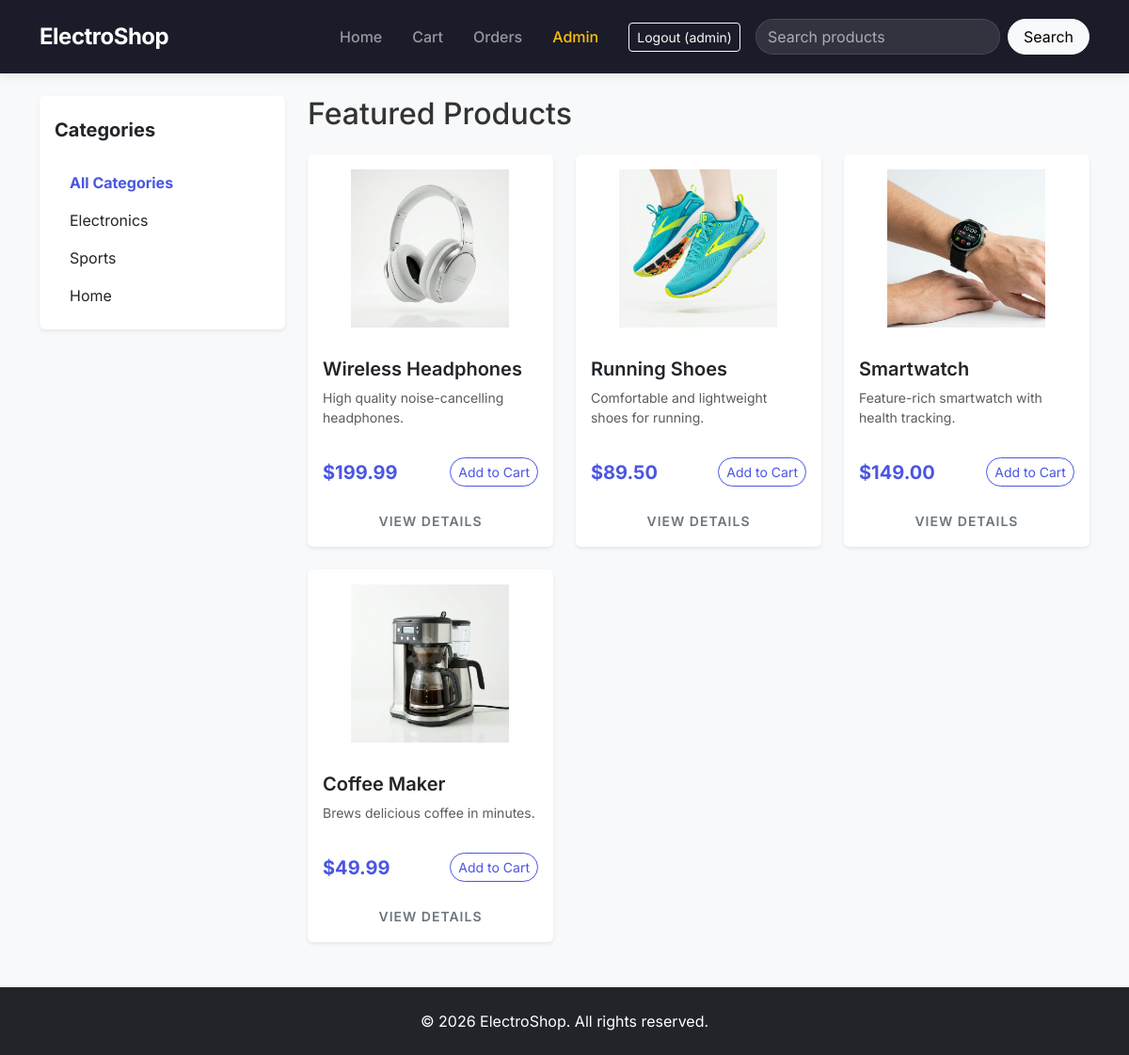
Screenshot of / (signed in) with the database file from the repository.
### models.py (models this page shows)
class User(UserMixin, db.Model):
    id = db.Column(db.Integer, primary_key=True)
    username = db.Column(db.String(150), unique=True, nullable=False)
    email = db.Column(db.String(150), unique=True, nullable=False)
    password = db.Column(db.String(256), nullable=False)
    is_admin = db.Column(db.Boolean, default=False)
    orders = db.relationship('Order', backref='customer', lazy=True)

class Product(db.Model):
    id = db.Column(db.Integer, primary_key=True)
    name = db.Column(db.String(150), nullable=False)
    description = db.Column(db.Text, nullable=False)
    price = db.Column(db.Float, nullable=False)
    image = db.Column(db.String(150), nullable=True, default='default.jpg')
    category = db.Column(db.String(100), nullable=True)

### app.py (the view)
@app.route('/')
def index():
    query = request.args.get('query')
    category = request.args.get('category')
    if query:
        products = Product.query.filter(Product.name.ilike(f'%{query}%')).all()
    elif category:
        products = Product.query.filter_by(category=category).all()
    else:
        products = Product.query.all()
    categories = [cat[0] for cat in db.session.query(Product.category).distinct() if cat[0]]
    return render_template('index.html', products=products, categories=categories, current_category=category)

### app.py (called while the page is built)
@login_manager.user_loader
def load_user(user_id):
    return db.session.get(User, int(user_id))

### templates/index.html
{% extends 'base.html' %}
{% block content %}
<div class="row">
    <div class="col-md-3 mb-4">
        <div class="card border-0 shadow-sm sticky-top" style="top: 80px;">
            <div class="card-header bg-white border-0 pt-4 pb-0">
                <h5 class="fw-bold">Categories</h5>
            </div>
            <div class="card-body">
                <ul class="list-group list-group-flush categories-list">
                    <a href="{{ url_for('index') }}" class="list-group-item list-group-item-action border-0 {% if not current_category %}fw-bold text-primary{% endif %}">All Categories</a>
                    {% for cat in categories %}
                    <a href="{{ url_for('index', category=cat) }}" class="list-group-item list-group-item-action border-0 {% if current_category == cat %}fw-bold text-primary{% endif %}">{{ cat }}</a>
                    {% endfor %}
                </ul>
            </div>
        </div>
    </div>
    <div class="col-md-9">
        <h2 class="mb-4">
            {% if current_category %}
                {{ current_category }} Products
            {% elif request.args.get('query') %}
                Search Results for "{{ request.args.get('query') }}"
            {% else %}
                Featured Products
            {% endif %}
        </h2>
        <div class="row row-cols-1 row-cols-md-2 row-cols-lg-3 g-4">
            {% for product in products %}
            <div class="col">
                <div class="card h-100 border-0 shadow-sm product-card">
                    <img src="{{ url_for('static', filename='images/' + product.image) }}" class="card-img-top p-3 product-image" alt="{{ product.name }}" onerror="this.src='https://via.placeholder.com/300?text=No+Image';">
                    <div class="card-body d-flex flex-column">
                        <h5 class="card-title fw-semibold">{{ product.name }}</h5>
                        <p class="card-text text-muted small flex-grow-1">{{ product.description|truncate(80) }}</p>
                        <div class="d-flex justify-content-between align-items-center mt-3">
                            <span class="fs-5 fw-bold text-primary">${{ "%.2f"|format(product.price) }}</span>
                            <form action="{{ url_for('add_to_cart', id=product.id) }}" method="POST">
                                <button type="submit" class="btn btn-outline-primary btn-sm rounded-pill btn-hover-grow">Add to Cart</button>
                            </form>
                        </div>
                    </div>
                    <div class="card-footer bg-transparent border-0 text-center pb-3">
                        <a href="{{ url_for('product_detail', id=product.id) }}" class="text-decoration-none text-secondary small text-uppercase fw-semibold view-details">View Details</a>
                    </div>
                </div>
            </div>
            {% else %}
            <div class="col-12 text-center py-5">
                <p class="lead text-muted">No products found.</p>
            </div>
            {% endfor %}
        </div>
    </div>
</div>
{% endblock %}

### templates/base.html (shortened to what this page needs)
<!DOCTYPE html>
<html lang="en">
<head>
    <link href="https://cdn.jsdelivr.net/npm/bootstrap@5.3.0/dist/css/bootstrap.min.css" rel="stylesheet">
    <link rel="stylesheet" href="{{ url_for('static', filename='css/style.css') }}">
</head>
<body>
<nav class="navbar navbar-expand-lg navbar-dark navbar-custom">
  <div class="container">
    <a class="navbar-brand fw-bold" href="{{ url_for('index') }}">ElectroShop</a>
    <div class="collapse navbar-collapse" id="navbarNav">
      <ul class="navbar-nav ms-auto align-items-center">
        <li class="nav-item">
          <a class="nav-link" href="{{ url_for('index') }}">Home</a>
        </li>
        <li class="nav-item">
          <a class="nav-link position-relative" href="{{ url_for('view_cart') }}">
            Cart
          </a>
        </li>
        {% if current_user.is_authenticated %}
            <li class="nav-item">
              <a class="nav-link" href="{{ url_for('orders') }}">Orders</a>
            </li>
            {% if current_user.is_admin %}
            <li class="nav-item">
              <a class="nav-link text-warning" href="{{ url_for('admin_products') }}">Admin</a>
            </li>
            {% endif %}
            <li class="nav-item ms-lg-3">
              <a class="btn btn-outline-light btn-sm" href="{{ url_for('logout') }}">Logout ({{ current_user.username }})</a>
            </li>
        {% endif %}
      </ul>
      <form class="d-flex ms-3" action="{{ url_for('index') }}" method="GET">
        <input class="form-control me-2 rounded-pill search-input" type="search" name="query" placeholder="Search products" aria-label="Search">
        <button class="btn btn-light rounded-pill px-3" type="submit">Search</button>
      </form>
    </div>
  </div>
</nav>
<div class="container main-content mt-4 mb-5">
    {% block content %}{% endblock %}
</div>
<footer class="footer bg-dark text-white text-center py-4 mt-auto">
  <div class="container">
    <p class="mb-0">&copy; 2026 ElectroShop. All rights reserved.</p>
  </div>
</footer>
</body>
</html>

### static/css/style.css (style rules this page uses)
body { font-family: 'Inter', sans-serif; background-color: #f8f9fa; color: #333; display: flex; flex-direction: column; min-height: 100vh; }
.text-primary { color: #4A56E2 !important; }
.btn-outline-primary { color: #4A56E2; border-color: #4A56E2; }
.navbar-custom { background-color: #1A1C29 !important; box-shadow: 0 2px 10px rgba(0,0,0,0.1); padding-top: 1rem; padding-bottom: 1rem; }
.navbar-brand { font-size: 1.5rem; letter-spacing: -0.5px; }
.nav-link { font-weight: 500; transition: color 0.3s ease; padding: 0.5rem 1rem !important; }
.search-input { min-width: 250px; background-color: rgba(255,255,255,0.1); border: 1px solid rgba(255,255,255,0.2) !important; color: white; }
.search-input::placeholder { color: rgba(255,255,255,0.6); }
.product-card { transition: transform 0.3s ease, box-shadow 0.3s ease; overflow: hidden; }
.product-image { height: 200px; object-fit: contain; mix-blend-mode: multiply; transition: transform 0.5s ease; }
.btn { transition: all 0.3s ease; }
.view-details { letter-spacing: 1px; transition: color 0.2s; }
.categories-list .list-group-item { transition: background-color 0.2s, padding-left 0.2s; }
.sticky-top { z-index: 1020; }

### rows the page displays
User: username "admin"
Product: image (picture), name "Wireless Headphones", description "High quality noise-cancelling headphones.", price "199.99"
Product: image (picture), name "Running Shoes", description "Comfortable and lightweight shoes for running.", price "89.50"
Product: image (picture), name "Smartwatch", description "Feature-rich smartwatch with health tracking.", price "149.00"
Product: image (picture), name "Coffee Maker", description "Brews delicious coffee in minutes.", price "49.99"

### other values shown
{{ cat }} "Electronics" "Sports" "Home"
